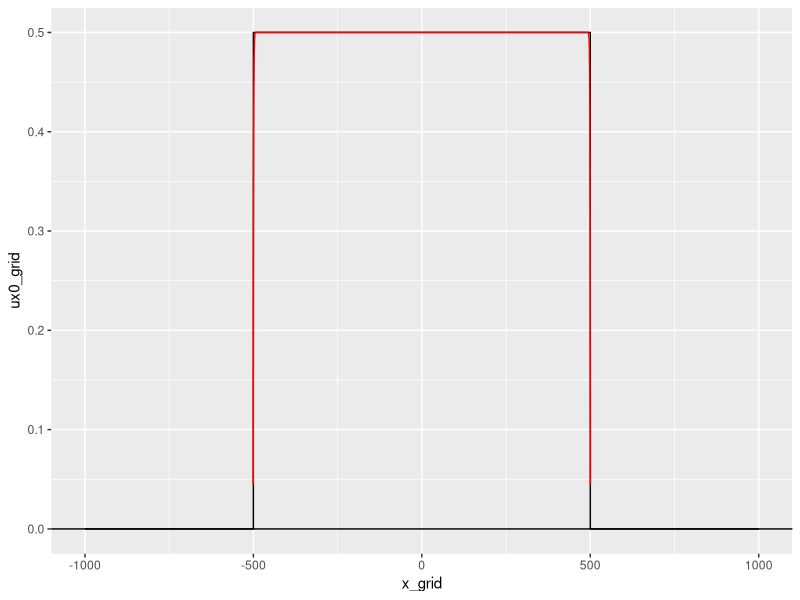
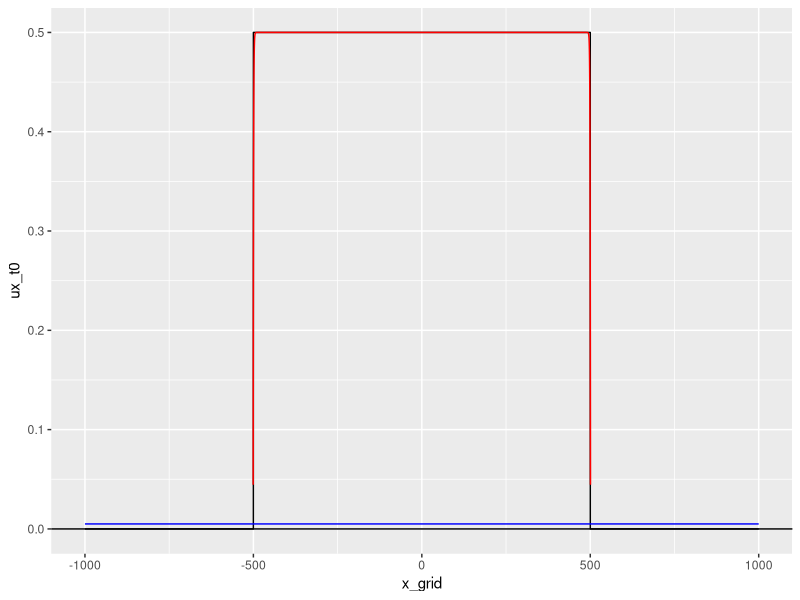

The R source for these figures, in order:
library(tidyverse)
library(ggplot2)
require(pracma)


u_x0 = function(x,a,b){
  if (x > a/2 || x < -(a/2)){
    return(0)
  } else {
    return(b)
  }
}

u_prime_x1 = function(x,a,b,sigma){
  sig_recip = -1/sigma
  e_term1 = exp(sig_recip*(x+(a/2)))
  e_term2 = exp(sig_recip*((a/2)-x))
  sol = (b/2)*(2 - e_term1 - e_term2)
  return(sol)
}

x_grid = seq(-1000,1000,by=0.1)
n = length(x_grid)
a = 1000
b = 0.5
sigma = 1

# initial u(x,t=0)
ux0_grid = rep(-1,n)
for (i in 1:n){
  x = x_grid[i]
  ux0_grid[i] = u_x0(x,a,b)
}

# migration: u'(x,t=1)
ux_prime_t1_grid = rep(-1,n)
for (i in 1:n){
  x = x_grid[i]
  ux_prime_t1_grid[i] = u_prime_x1(x,a,b,sigma)
}

tib = tibble(x = x_grid, ux_t0 = ux0_grid, u_prime_x_t1 = ux_prime_t1_grid)
ymax = max(c(ux0_grid,ux_prime_t1_grid))
ymin = min(c(ux0_grid,ux_prime_t1_grid))
plot = ggplot(data=tib,mapping=aes(x=x_grid)) + geom_line(aes(y=ux0_grid),color="black") + geom_line(aes(y=ux_prime_t1_grid), color = "red") + ylim(0,ymax) + geom_hline(yintercept = 0)
plot

# Get numerical AUC for u'(x,t=1)
x_axis_vector = rep(0,n)
above = ux_prime_t1_grid > x_axis_vector
intersect.points = which(diff(above) != 0)
index1 = intersect.points[1]
index2 = intersect.points[2]
x1 = x_grid[index1]
x2 = x_grid[index2]
x_range_of_integration = x_grid[index1:index2]
u_x_prime_t1_range_of_integration = ux_prime_t1_grid[index1:index2]

AUC2 = trapz(x_range_of_integration,u_x_prime_t1_range_of_integration)
print(paste("AUC0 =",a*b,"-- AUC1 =",round(AUC2,5))) # CHECKS -- AUC stays the same.


# Check if u'(x,t=1) --> b as a --> infinity
x = 0
a = 1e6
b = 0.5
sigma = 1
u_prime_x1(x,a,b,sigma) # goes to b -- CHECK


u_x_t1 = function(x,a,b,sigma,u_hat,k){
  
  # constants
  term1 = (b-u_hat)*(k*b)*(2-(2*b)-(b*exp(-a/sigma)))
  term2 = (k*(b^2))*((2*b)-1)*(exp(-a/sigma))
  constants = term1 + term2
  
  # e^{-1/sigma * (x+ a/2)}
  term1 = (b-u_hat)*(k*b)*((2*b)-1)
  term2 =  ((-k*(b^2))/2)*(2-(2*b)-(b*exp(-a/sigma)))
  e_1 = (term1+term2)*(exp((-1/sigma)*(x + (a/2))))
  
  # e^{-1/sigma * (a/2 - x)}
  term1 = (b-u_hat)*(k*b)*((2*b) - 1)
  term2 = (-k*(b^2)/2)*(2 - (2*b) - (b*exp(-a/sigma)))
  e_2 = (term1+term2)*(exp((-1/sigma)*((a/2)-x)))
  
  # e^{-2/sigma * (x+ a/2)}
  term1 = (-k*(b^2)/2)*(b-u_hat)
  term2 = (-k*(b^2)/2)*((2*b)-1)
  e_3 = (term1+term2)*(exp((-2/sigma)*(x + (a/2))))
  
  # e^{-2/sigma * (a/2 - x)}
  term1 = (-k*(b^2)/2)*(b-u_hat)
  term2 = (-k*(b^2)/2)*((2*b) - 1)
  e_4 = (term1 + term2)*(exp((-2/sigma)*((a/2) - x)))
  
  # e^{-3/sigma (x + a/2)}
  term = k*(b^3)/4
  e_5 = term*(exp((-3/sigma)*(x+(a/2))))
  
  # e^{-1/sigma * (3a/2 - x)}
  e_6 = term*(exp((-1/sigma)*((3*a/2)-x)))
  
  # e^{-1/sigma * (3a/2 + x)}
  e_7 = term*(exp((-1/sigma)*((3*a/2)+x)))
  
  # e^{-3/sigma * (a/2 - x)}
  e_8 = term*(exp((-3/sigma)*((a/2)-x)))
  
  sol = constants + e_1 + e_2 + e_3 + e_4 + e_5 + e_6 + e_7 + e_8
  
  return(sol)
  
}


# reaction
k=0.1
u_hat=0.4
u_x_t1_grid = rep(-1,n)
for (i in 1:n){
  x = x_grid[i]
  u_x_t1_grid[i] = u_x_t1(x,a,b,sigma,u_hat,k)
}

tib = tibble(x = x_grid,
             ux_t0 = ux0_grid, 
             u_prime_x_t1 = ux_prime_t1_grid,
             ux_t1 = u_x_t1_grid)
ymax = max(c(ux0_grid,ux_prime_t1_grid,u_x_t1_grid))
ymin = min(c(ux0_grid,ux_prime_t1_grid,u_x_t1_grid))

plot = ggplot(data=tib,mapping=aes(x=x_grid)) + 
  geom_line(aes(y=ux_t0),color="black") + 
  geom_line(aes(y=u_prime_x_t1), color = "red") + 
  geom_line(aes(y=ux_t1), color = "blue") + 
  ylim(0,b) + 
  geom_hline(yintercept = 0)
plot

